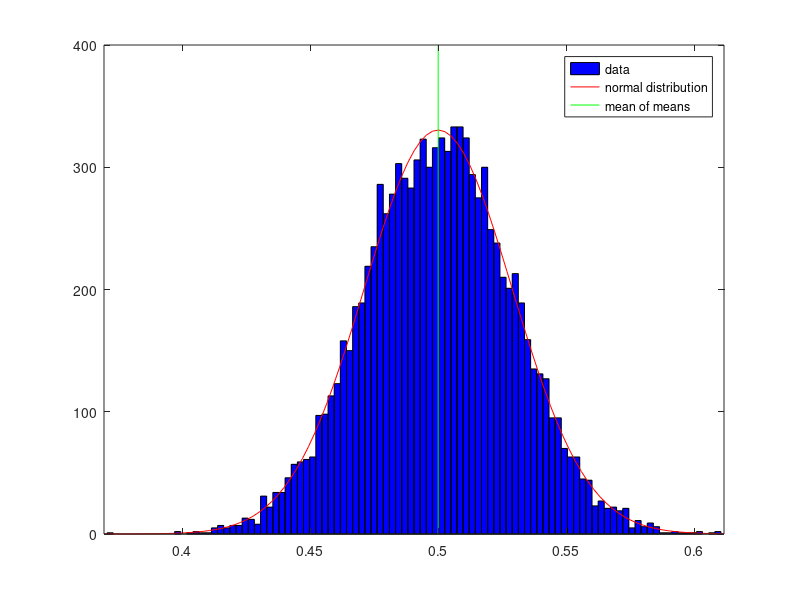

MATLAB code for this plot:
% 2-6
%% Data

clc; clear all; close all;
n = 100;
M = 10000;
bins = floor(sqrt(M));

%% Solution

X = unifrnd(0,1,n,M);
mu = mean(X);
histfit(mu,bins,'normal');
hold on
plot([mean(mu) mean(mu)], [0 400],'g');
legend('data','normal distribution','mean of means')